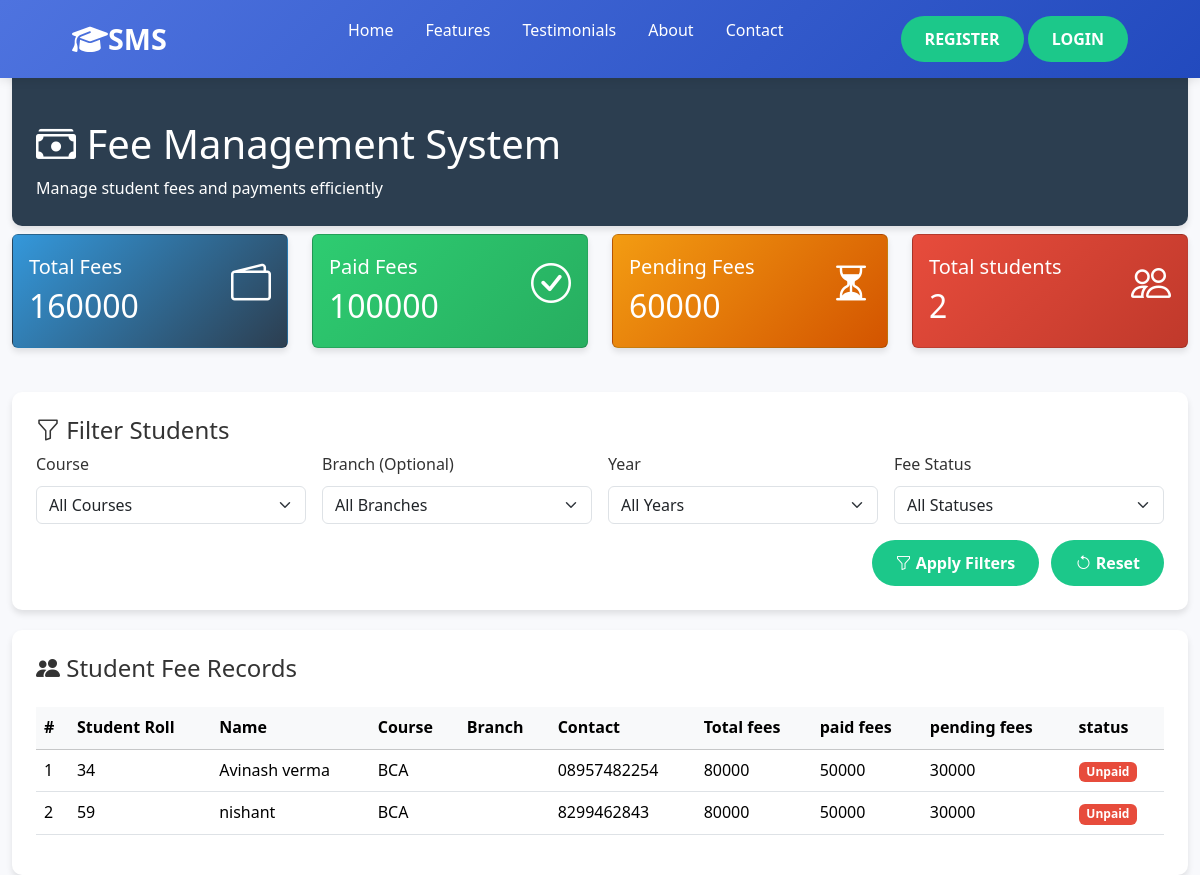
/fees, run on an earlier commit of the app's database.
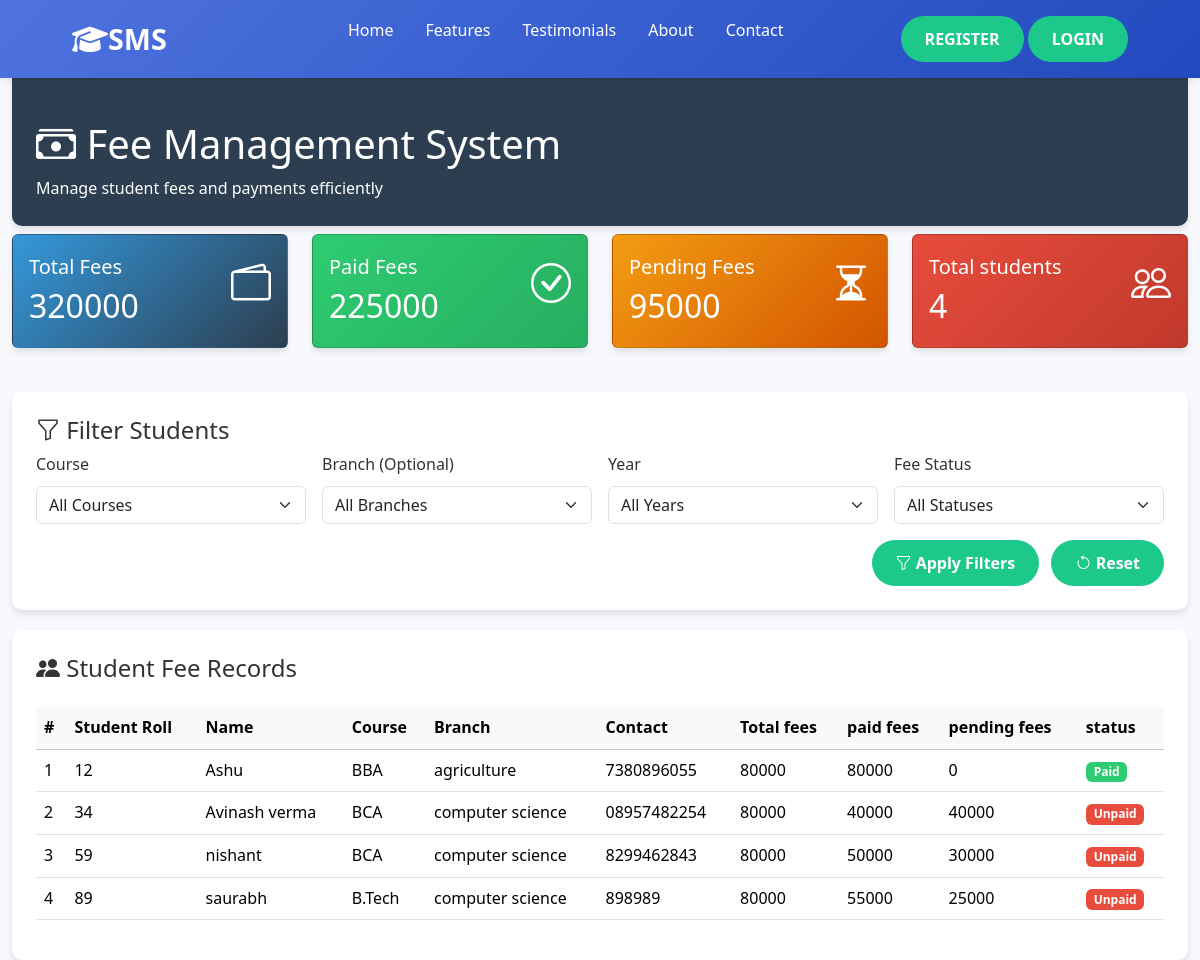
And on a later commit of the database.
### student/models.py (models this page shows, shortened)
class students_records(models.Model):
    stu_id = models.IntegerField(primary_key=True)
    name = models.CharField(max_length=50, blank=True)
    course = models.CharField(max_length=10, blank=True)
    branch = models.CharField(max_length=20, blank=True)  # Add this
    year = models.IntegerField(default=1)                 # Add this
    address = models.CharField(max_length=100, blank=True)
    contact = models.CharField(max_length=15, blank=True)
    email = models.EmailField(max_length=255, blank=True)
    fee_status = models.CharField(max_length=10, default='Paid')  # Paid / Pending / Overdue
    fee_paid=models.IntegerField(null=False,blank=True,default=0)
    fee_total=models.IntegerField(default=80000)
    pending_fee=models.IntegerField(default=0)

### student/views.py (the view)
# urls.py: path("fees",student_views.fee_view,name="fee"),
def fee_view(request):
    queryset = students_records.objects.all()
    course = request.GET.get('course', '').strip()
    branch = request.GET.get('branch', '').strip()
    year = request.GET.get('year', '').strip()
    status = request.GET.get('status', '').strip()
    if course:
        queryset = queryset.filter(course__iexact=course)
    if branch:
        queryset = queryset.filter(branch__iexact=branch)
    if year:
        queryset = queryset.filter(year=year)
    if status:
        queryset = queryset.filter(fee_status__iexact=status)
    return render(request, 'fee.html', {
        'fees': queryset,
        'pending_fees': students_records.objects.aggregate(Sum('pending_fee'))['pending_fee__sum'] or 0,
        'paid_fees': students_records.objects.aggregate(Sum('fee_paid'))['fee_paid__sum'] or 0,
        'total_fees':students_records.objects.aggregate(Sum('fee_total'))['fee_total__sum'] or 0,
        'total_students':students_records.objects.count()
    })

### templates/fee.html (shortened to what this page needs)
<!DOCTYPE html>
<html lang="en">
<head>
    <link href="https://cdn.jsdelivr.net/npm/bootstrap@5.3.0/dist/css/bootstrap.min.css" rel="stylesheet">
    <link rel="stylesheet" href="https://cdn.jsdelivr.net/npm/bootstrap-icons@1.10.0/font/bootstrap-icons.css">
</head>
<body>
    <header>{% include 'layout/base.html' %}</header>
    <div class="container-fluid mt-5">
        <div class="dashboard-header mb-2 mt-5 ">
            <div class="row align-items-center mt-5">
                <div class="col-md-6">
                    <h1><i class="bi bi-cash-stack"></i> Fee Management System</h1>
                    <p class="mb-0">Manage student fees and payments efficiently</p>
                </div>
            </div>
        </div>
        <div class="row mb-4">
            <div class="col-xl-3 col-md-6">
                <div class="card total-fees text-white">
                    <div class="card-body">
                        <div class="d-flex justify-content-between align-items-center">
                            <div>
                                <h5 class="card-title">Total Fees</h5>
                                <h2 class="mb-0">{{total_fees}}</h2>
                            </div>
                            <div class="card-icon">
                                <i class="bi bi-wallet2"></i>
                            </div>
                        </div>
                    </div>
                </div>
            </div>
            <div class="col-xl-3 col-md-6">
                <div class="card paid-fees text-white">
                    <div class="card-body">
                        <div class="d-flex justify-content-between align-items-center">
                            <div>
                                <h5 class="card-title">Paid Fees</h5>
                                <h2 class="mb-0">{{paid_fees}}</h2>
                            </div>
                            <div class="card-icon">
                                <i class="bi bi-check-circle"></i>
                            </div>
                        </div>
                    </div>
                </div>
            </div>
            <div class="col-xl-3 col-md-6">
                <div class="card pending-fees text-white">
                    <div class="card-body">
                        <div class="d-flex justify-content-between align-items-center">
                            <div>
                                <h5 class="card-title">Pending Fees</h5>
                                <h2 class="mb-0">{{ pending_fees }}</h2>
                            </div>
                            <div class="card-icon">
                                <i class="bi bi-hourglass-split"></i>
                            </div>
                        </div>
                    </div>
                </div>
            </div>
            <div class="col-xl-3 col-md-6">
                <div class="card overdue-fees text-white">
                    <div class="card-body">
                        <div class="d-flex justify-content-between align-items-center">
                            <div>
                                <h5 class="card-title">Total students</h5>
                                <h2 class="mb-0">{{total_students}}</h2>
                            </div>
                            <div class="card-icon">
                                <i class="bi bi-people"></i>
                            </div>
                        </div>
                    </div>
                </div>
            </div>
        </div>
        <div class="filter-section">
            <h4><i class="bi bi-funnel"></i> Filter Students</h4>
            <form id="feeFilterForm" method="get" action="{% url 'fee' %}">
                <div class="row g-3">
                    <div class="col-md-3">
                        <label for="courseSelect" class="form-label">Course</label>
                        <select class="form-select" id="courseSelect" name="course">
                            <option value="" {% if not request.GET.course %}selected{% endif %}>All Courses</option>
                        </select>
                    </div>
                    <div class="col-md-3">
                        <label for="branchSelect" class="form-label">Branch (Optional)</label>
                        <select class="form-select" id="branchSelect" name="branch">
                            <option value="" {% if not request.GET.branch %}selected{% endif %}>All Branches</option>
                        </select>
                    </div>
                    <div class="col-md-3">
                        <label for="yearSelect" class="form-label">Year</label>
                        <select class="form-select" id="yearSelect" name="year">
                            <option value="" {% if not request.GET.year %}selected{% endif %}>All Years</option>
                        </select>
                    </div>
                    <div class="col-md-3">
                        <label for="statusSelect" class="form-label">Fee Status</label>
                        <select class="form-select" id="statusSelect" name="status">
                            <option value="" {% if not request.GET.status %}selected{% endif %}>All Statuses</option>
                        </select>
                    </div>
                    <div class="col-md-12 text-end">
                        <button type="button" class="btn btn-primary me-2" id="applyFilters">
                            <i class="bi bi-funnel"></i> Apply Filters
                        </button>
                        <button type="reset" class="btn btn-outline-secondary" id="resetFilters">
                            <i class="bi bi-arrow-counterclockwise"></i> Reset
                        </button>
                    </div>
                </div>
            </form>
        </div>
        <div class="student-table p-4">
            <div class="d-flex justify-content-between align-items-center mb-3">
                <h4><i class="bi bi-people-fill"></i> Student Fee Records</h4>
            </div>
            <div class="table-responsive">
                <table class="table table-hover">
                    <thead class="table-light">
                        <tr>
                            <th>#</th>
                            <th>Student Roll</th>
                            <th>Name</th>
                            <th>Course</th>
                            <th>Branch</th>
                            <th>Contact</th>
                            <th>Total fees</th>
                            <th>paid fees</th>
                            <th>pending fees</th>
                            <th>status</th>
                        </tr>
                    </thead>
                    <tbody>
                        {% for student in fees %}
                        <tr>
                            <td>{{ forloop.counter }}</td>
                            <td>{{ student.stu_id }}</td>
                            <td>{{ student.name }}</td>
                            <td>{{ student.course }}</td>
                            <td>{{ student.branch }}</td>
                            <td>{{ student.contact }}</td>
                            <td>{{ student.fee_total }}</td>
                            <td>{{ student.fee_paid }}</td>
                            <td>{{ student.pending_fee }}</td>
                            {% if student.pending_fee == 0 %}
                            <td>
                                <span class="badge badge-paid">paid</span>
                            </td>
                            {% else %}
                            <td>
                                <span class="badge badge-unpaid">unpaid</span>
                            </td>
                            {% endif %}
                        </tr>
                        {% endfor %}
                    </tbody>
                </table>
            </div>
        </div>
    </div>
</body>
</html>

### templates/layout/base.html (shortened to what this page needs)
{% load static %}
<!DOCTYPE html>
<html lang="en">
<head>
    <link href="https://cdn.jsdelivr.net/npm/bootstrap@5.3.2/dist/css/bootstrap.min.css" rel="stylesheet"
 />
</head>
<body>
    <header>
        <div class="container">
            <nav>
                <div class="logo">
                    <i class="fas fa-graduation-cap"></i>
                    <span>SMS</span>
                </div>
                <ul class="nav-links">
                    <li><a href="http://127.0.0.1:8000/">Home</a></li>
                    <li><a href="http://127.0.0.1:8000/#features">Features</a></li>
                    <li><a href="http://127.0.0.1:8000/#testimonials">Testimonials</a></li>
                    <li><a href="http://127.0.0.1:8000/about">About</a></li>
                    <li><a href="#contact">Contact</a></li>
                </ul>
                <div>
                    {% if user.is_authenticated %}
                    <h6> Welcome {{user.username}}</h6>
                    <a class="btn btn-outline-danger" href="{% url 'logout' %}">Logout</a>
                    {% else %}
                    <a class="btn btn-outline-dark" href="{% url 'register' %}">REGISTER</a>
                    <a class="btn btn-outline-dark" href="{% url 'login' %}">LOGIN</a>
                    {% endif %}
                </div>
            </nav>
        </div>
    </header>
</body>
</html>

### templates/fee.html (style rules this page uses)
:root { --primary-color: #3498db; --secondary-color: #2c3e50; --success-color: #2ecc71; --warning-color: #f39c12; --danger-color: #e74c3c; --light-color: #ecf0f1; --dark-color: #34495e; }
body { background-color: #f5f7fa; font-family: 'Segoe UI', Tahoma, Geneva, Verdana, sans-serif; }
.dashboard-header { background-color: var(--secondary-color); color: white; padding: 1.5rem; border-radius: 0 0 10px 10px; box-shadow: 0 4px 6px rgba(0, 0, 0, 0.1); }
.card { border: none; border-radius: 10px; box-shadow: 0 4px 6px rgba(0, 0, 0, 0.1); transition: transform 0.3s ease; margin-bottom: 20px; }
.card-icon { font-size: 2.5rem; margin-bottom: 1rem; }
.total-fees { background: linear-gradient(135deg, #3498db, #2c3e50); color: white; }
.paid-fees { background: linear-gradient(135deg, #2ecc71, #27ae60); color: white; }
.pending-fees { background: linear-gradient(135deg, #f39c12, #d35400); color: white; }
.overdue-fees { background: linear-gradient(135deg, #e74c3c, #c0392b); color: white; }
.filter-section { background-color: white; border-radius: 10px; padding: 1.5rem; box-shadow: 0 4px 6px rgba(0, 0, 0, 0.1); margin-bottom: 20px; }
.student-table { background-color: white; border-radius: 10px; box-shadow: 0 4px 6px rgba(0, 0, 0, 0.1); }
.badge-paid { background-color: var(--success-color); text-transform: capitalize; }
.badge-unpaid { background-color: var(--danger-color); text-transform: capitalize; }

### templates/layout/base.html (style rules this page uses)
:root { --primary: #4e73df; --secondary: #1cc88a; --dark: #5a5c69; --light: #f8f9fc; }
* { margin: 0; padding: 0; box-sizing: border-box; font-family: 'Segoe UI', Tahoma, Geneva, Verdana, sans-serif; }
body { background-color: var(--light); color: #333; line-height: 1.6; }
header { background: linear-gradient(135deg, var(--primary), #224abe); color: white; padding: 1rem 0; box-shadow: 0 2px 10px rgba(0, 0, 0, 0.1); position: fixed; width: 100%; top: 0; z-index: 1000; }
.container { width: 90%; max-width: 1200px; margin: 0 auto; }
nav { display: flex; justify-content: space-between; align-items: center; }
.logo { font-size: 1.8rem; font-weight: 700; display: flex; align-items: center; }
.nav-links { display: flex; list-style: none; }
.nav-links li { margin-left: 2rem; }
.nav-links a { color: white; text-decoration: none; font-weight: 500; transition: all 0.3s ease; }
.btn { display: inline-block; background: var(--secondary); color: white; padding: 0.7rem 1.5rem; border-radius: 50px; text-decoration: none; font-weight: 600; transition: all 0.3s ease; border: none; cursor: pointer; }

What changed in the data, as far as the page shows it:
added students_records: stu_id "12", name "Ashu", course "BBA", branch "agriculture", contact "7380896055", fee_total "80000", fee_paid "80000", pending_fee "0", shows "Paid"
changed students_records "Avinash verma": branch (not shown) → "computer science"; fee_paid "50000" → "40000"; pending_fee "30000" → "40000"
changed students_records "nishant": branch (not shown) → "computer science"
added students_records: stu_id "89", name "saurabh", course "B.Tech", branch "computer science", contact "898989", fee_total "80000", fee_paid "55000", pending_fee "25000", shows "Unpaid"
Also different on the page:
{{ total_fees }}: "160000" → "320000"
{{ paid_fees }}: "100000" → "225000"
{{ pending_fees }}: "60000" → "95000"
{{ total_students }}: "2" → "4"
